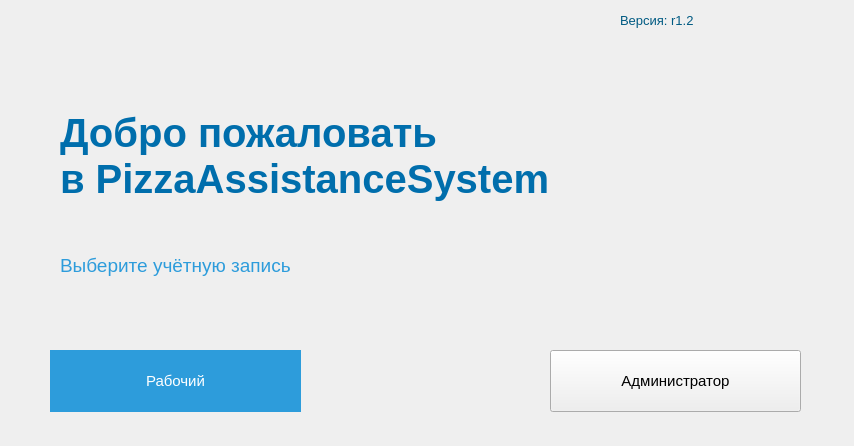
<?xml version="1.0" encoding="UTF-8"?>
<ui version="4.0">
 <class>MainWindow</class>
 <widget class="QMainWindow" name="MainWindow">
  <property name="geometry">
   <rect>
    <x>0</x>
    <y>0</y>
    <width>854</width>
    <height>446</height>
   </rect>
  </property>
  <property name="minimumSize">
   <size>
    <width>854</width>
    <height>446</height>
   </size>
  </property>
  <property name="maximumSize">
   <size>
    <width>854</width>
    <height>446</height>
   </size>
  </property>
  <property name="windowTitle">
   <string>PizzaAssistanceSystem</string>
  </property>
  <property name="windowIcon">
   <iconset>
    <normaloff>images/ico/pizza.ico</normaloff>images/ico/pizza.ico</iconset>
  </property>
  <property name="styleSheet">
   <string notr="true"/>
  </property>
  <widget class="QWidget" name="centralwidget">
   <widget class="QPushButton" name="workButton">
    <property name="geometry">
     <rect>
      <x>50</x>
      <y>350</y>
      <width>251</width>
      <height>62</height>
     </rect>
    </property>
    <property name="minimumSize">
     <size>
      <width>251</width>
      <height>62</height>
     </size>
    </property>
    <property name="maximumSize">
     <size>
      <width>251</width>
      <height>62</height>
     </size>
    </property>
    <property name="font">
     <font>
      <family>Arial</family>
      <pointsize>11</pointsize>
      <weight>50</weight>
      <italic>false</italic>
      <bold>false</bold>
     </font>
    </property>
    <property name="styleSheet">
     <string notr="true">QPushButton{
background: #2D9CDB;
color: #FFFFFF;
border:none;}

QPushButton:hover{
background-color:#005da7;
}

QPushButton:pressed{
background-color:#2D9CDB;
}

</string>
    </property>
    <property name="text">
     <string>Рабочий</string>
    </property>
   </widget>
   <widget class="QPushButton" name="adminButton">
    <property name="geometry">
     <rect>
      <x>550</x>
      <y>350</y>
      <width>251</width>
      <height>62</height>
     </rect>
    </property>
    <property name="minimumSize">
     <size>
      <width>251</width>
      <height>62</height>
     </size>
    </property>
    <property name="maximumSize">
     <size>
      <width>251</width>
      <height>62</height>
     </size>
    </property>
    <property name="font">
     <font>
      <family>Arial</family>
      <pointsize>11</pointsize>
     </font>
    </property>
    <property name="styleSheet">
     <string notr="true">QPushButton{
line-height: 16px;
background: #2D9CDB;
color: #FFFFFF;
border:none;
}

QPushButton:hover{
background-color:#005da7;
}

QPushButton:pressed{
background-color:#2D9CDB;
};</string>
    </property>
    <property name="text">
     <string>Администратор</string>
    </property>
   </widget>
   <widget class="QLabel" name="label">
    <property name="geometry">
     <rect>
      <x>60</x>
      <y>100</y>
      <width>731</width>
      <height>111</height>
     </rect>
    </property>
    <property name="font">
     <font>
      <family>Arial</family>
      <pointsize>30</pointsize>
      <weight>75</weight>
      <bold>true</bold>
     </font>
    </property>
    <property name="styleSheet">
     <string notr="true">line-height: 55px;
color: #006EAC;</string>
    </property>
    <property name="text">
     <string>Добро пожаловать
в PizzaAssistanceSystem</string>
    </property>
   </widget>
   <widget class="QLabel" name="label_2">
    <property name="geometry">
     <rect>
      <x>60</x>
      <y>250</y>
      <width>731</width>
      <height>31</height>
     </rect>
    </property>
    <property name="font">
     <font>
      <family>Arial</family>
      <pointsize>14</pointsize>
      <underline>false</underline>
     </font>
    </property>
    <property name="styleSheet">
     <string notr="true">line-height: 21px;

color: #2D9CDB;</string>
    </property>
    <property name="text">
     <string>Выберите учётную запись</string>
    </property>
   </widget>
   <widget class="QLabel" name="label_3">
    <property name="geometry">
     <rect>
      <x>0</x>
      <y>0</y>
      <width>861</width>
      <height>441</height>
     </rect>
    </property>
    <property name="font">
     <font>
      <family>Arial</family>
     </font>
    </property>
    <property name="text">
     <string/>
    </property>
    <property name="pixmap">
     <pixmap>images/background/main_bg_img.png</pixmap>
    </property>
   </widget>
   <widget class="QLabel" name="label_4">
    <property name="geometry">
     <rect>
      <x>620</x>
      <y>10</y>
      <width>231</width>
      <height>20</height>
     </rect>
    </property>
    <property name="font">
     <font>
      <pointsize>10</pointsize>
     </font>
    </property>
    <property name="styleSheet">
     <string notr="true">color:#005A82</string>
    </property>
    <property name="text">
     <string>Версия: r1.2</string>
    </property>
   </widget>
   <zorder>label_3</zorder>
   <zorder>workButton</zorder>
   <zorder>adminButton</zorder>
   <zorder>label</zorder>
   <zorder>label_2</zorder>
   <zorder>label_4</zorder>
  </widget>
 </widget>
 <resources/>
 <connections/>
</ui>
